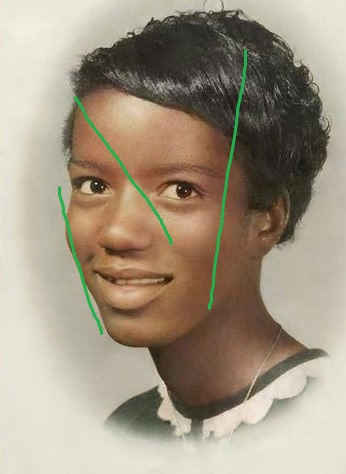
#> input picture new2.jpg, 346 x 474 px
$ python HSV.py
#> lines starting #> are read from the running program, lines starting #| are printed output that depends on the picture; after the words box and inside, x2 and y2 are one past the last pixel; in counts of white or black regions, pixels touching at a corner belong together
import numpy as np
import cv2

img = cv2.imread('new2.jpg')
#> img is the input picture: shape (474, 346, 3); mean B, G, R 130.9, 149.3, 161.5
img_rgb=cv2.cvtColor(img, cv2.COLOR_BGR2RGB)
img_hsv=cv2.cvtColor(img, cv2.COLOR_BGR2HSV)
#> img_hsv: shape (474, 346, 3); mean H, S, V 21.2, 58.4, 162.8
img_hls=cv2.cvtColor(img, cv2.COLOR_BGR2HLS)
#> img_hls: shape (474, 346, 3); mean of channels 0, 1, 2 21.1, 146.9, 57.5

hsv_gray = cv2.cvtColor(img_hsv,cv2.COLOR_BGR2GRAY)
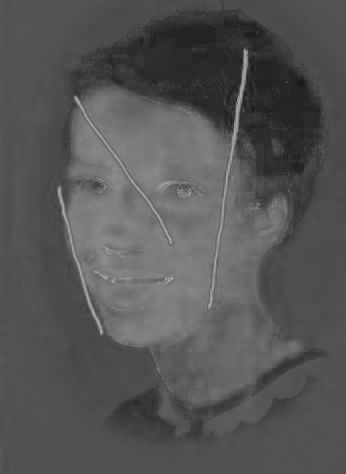
#> hsv_gray: shape (474, 346); min 10, max 177, mean 85.4
kernel_size = 5
hsv_blur = cv2.GaussianBlur(hsv_gray,(kernel_size, kernel_size),0)

ret, thresh = cv2.threshold(hsv_gray, 150, 255, cv2.THRESH_BINARY)
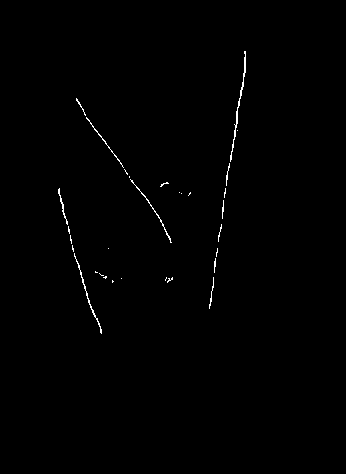
#> thresh: shape (474, 346); 0.51% white in thin lines or dots, all inside (x1, y1, x2, y2) = (58, 51, 246, 334)
kernel = np.ones((2,2))
erosion = cv2.dilate(thresh,kernel,iterations = 1)
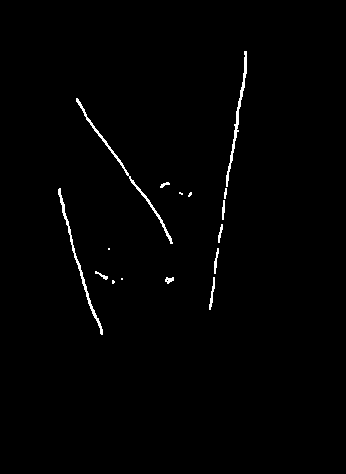
#> erosion: shape (474, 346); 1% white in thin lines or dots, all inside (x1, y1, x2, y2) = (58, 51, 247, 335)

final = cv2.inpaint(img, thresh, 3, cv2.INPAINT_TELEA)

cv2.imshow('hsv_gray', hsv_gray)
cv2.imshow('img', img)
cv2.imshow('final', final)
cv2.imshow('erosion', erosion)
cv2.imshow('img_hsv', img_hsv)
#cv2.imshow('img_hls', img_hls)

cv2.waitKey(0)
cv2.destroyAllWindows()

$ run again, with Starting image 2.jpg copied over new2.jpg
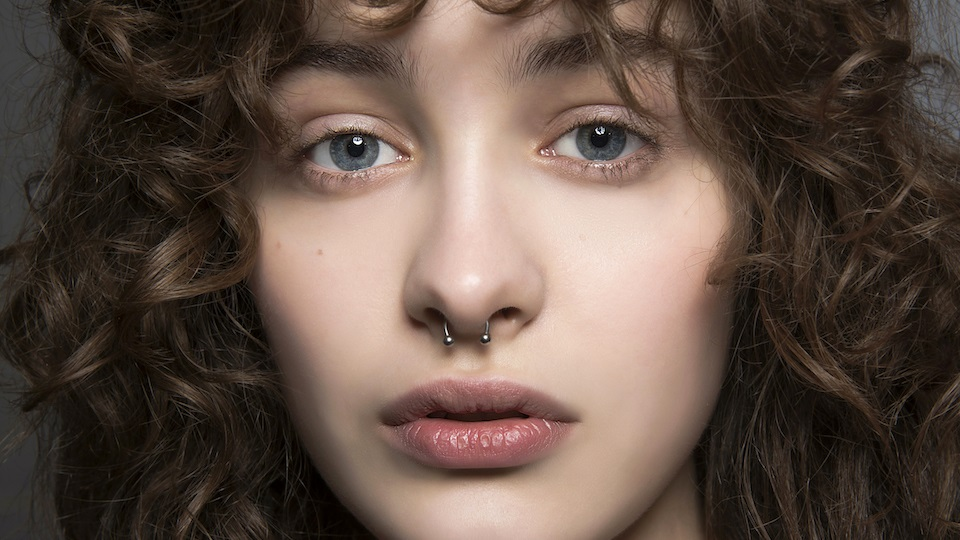
#> input picture Starting image 2.jpg, 960 x 540 px
#> img is the input picture: shape (540, 960, 3); mean B, G, R 69.2, 79.1, 96.1
#> img_hsv: shape (540, 960, 3); mean H, S, V 15, 90.7, 96.2
#> img_hls: shape (540, 960, 3); mean of channels 0, 1, 2 15.2, 82.9, 73.5
#> `ret, thresh = cv2.threshold(hsv_gray, 150, 255, cv2.THRESH_BINARY)`:
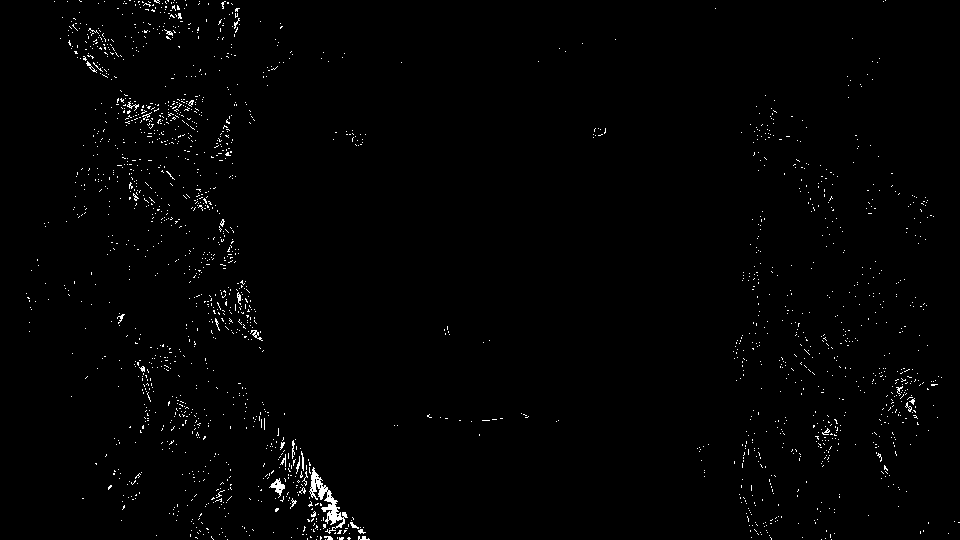
#> thresh: shape (540, 960); 1.1% white in thin lines or dots
#> `erosion = cv2.dilate(thresh,kernel,iterations = 1)`:
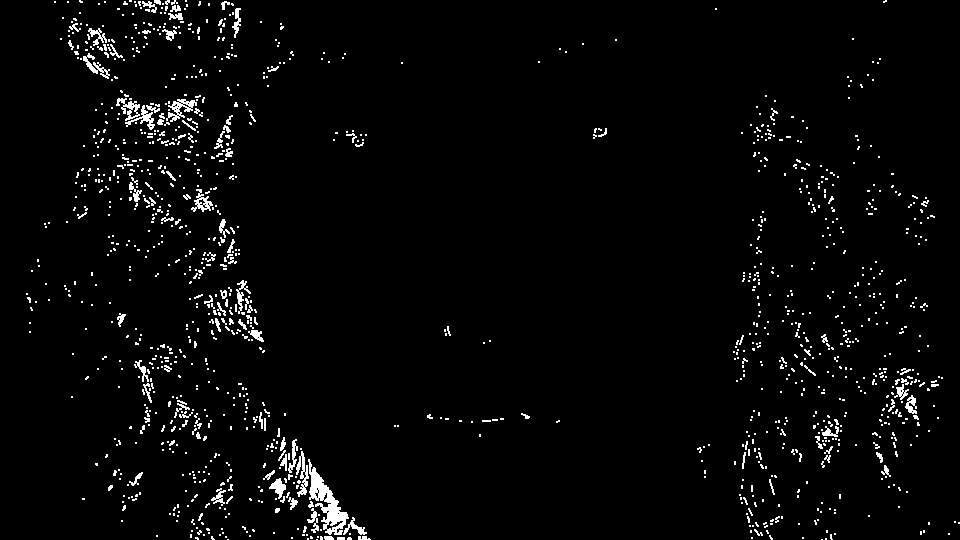
#> erosion: shape (540, 960); 2.9% white in thin lines or dots
